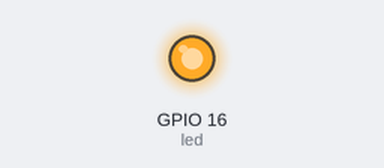
The program below on a simulated ESP32 board running MicroPython. On the bench: output pins drawn as LEDs (lit = HIGH).

Above: at 1.0 s.
At 5.5 s:
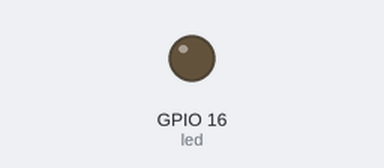
Timing chart, 0 to 6.9 s (numbered marks = the images above):
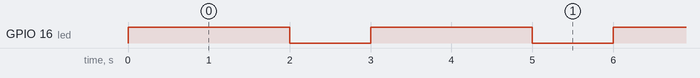

Measured:
- by itself, GPIO 16 (led): alternates HIGH for 2.0 s and LOW for 1.0 s

The program:

blink_GP16.py
```python
from machine import Pin #GPIO 腳位所用之套件
import utime#Delay程式所用之套件
#led = Pin(x, Pin.OUT)
# x = GPIOn的 n

#led = Pin(n, Pin.OUT) GPIO n腳位，
#並定義其腳位為輸出模式(由CPUI向外部輸出電力:以電壓 高低來控制
led = Pin(16, Pin.OUT)
#Pin.OUT表輸出電位，Pin.IN表偵測腳位電位
#定義led_onboard 板載GPIO0 或 板載LED 字樣的GPIO 腳位

while True:
    #led_onboard.toggle()
    led.on()#設定led_onboard腳位物件為高電位
    utime.sleep(2)#休息兩秒鐘
    led.off()#設定led_onboard腳位物件為低電位
    utime.sleep(1)#休息兩秒鐘
# led_onboard.toggle() ==> led_onboard.on() and  led_onboard.off()


led = Pin(16, Pin.OUT)

while True:
    #led_onboard.toggle()
    led.on()
    utime.sleep(2)
    led.off()
    utime.sleep(1)
# led_onboard.toggle() ==> led_onboard.on() and  led_onboard.off()
```
